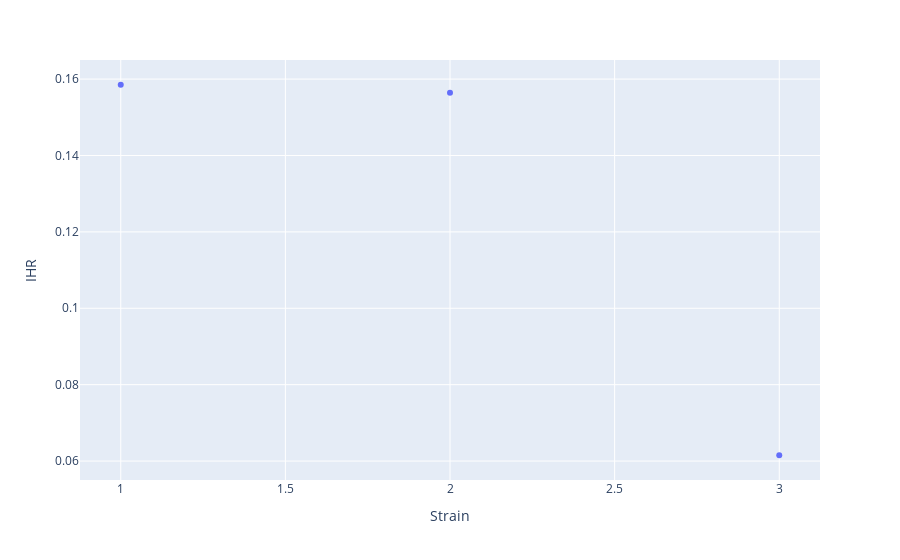

Here is the notebook cell this chart was saved with:
### Markdown cell above
Now let's look at the results. Of most interest is the number of folks hospitalized with each strain versus the total number of infections for each strain.

### Code cell
res_sum_3strain = pd.DataFrame({
    'Strain': [1,2,3],
    'Infect':[np.sum((SIR_3Strain_hosp.cur_state['Strain1']=="R")*SIR_3Strain_hosp.cur_state['N']),
            np.sum((SIR_3Strain_hosp.cur_state['Strain2']=="R")*SIR_3Strain_hosp.cur_state['N']),
            np.sum((SIR_3Strain_hosp.cur_state['Strain3']=="R")*SIR_3Strain_hosp.cur_state['N'])],
    'Hosp':[np.sum((SIR_3Strain_hosp.cur_state['Hosp1']=="H")*SIR_3Strain_hosp.cur_state['N']),
            np.sum((SIR_3Strain_hosp.cur_state['Hosp2']=="H")*SIR_3Strain_hosp.cur_state['N']),
            np.sum((SIR_3Strain_hosp.cur_state['Hosp3']=="H")*SIR_3Strain_hosp.cur_state['N'])]
})

res_sum_3strain['IHR'] = res_sum_3strain['Hosp']/res_sum_3strain['Infect']


print(res_sum_3strain)

br_grph = px.scatter(res_sum_3strain, x="Strain", y="IHR")
br_grph.show()

### Figure 1 — Plotly figure (JSON) as saved in the notebook; plotly's stock layout.template omitted (floating-point values rounded to 4 significant figures)
{"data": [{"hovertemplate": "Strain=%{x}<br>IHR=%{y}<extra></extra>", "legendgroup": "", "marker": {"color": "#636efa", "symbol": "circle"}, "mode": "markers", "name": "", "orientation": "v", "showlegend": false, "type": "scatter", "x": [1, 2, 3], "xaxis": "x", "y": [0.1585, 0.1564, 0.06152], "yaxis": "y"}], "layout": {"legend": {"tracegroupgap": 0}, "margin": {"t": 60}, "xaxis": {"anchor": "y", "domain": [0, 1], "title": {"text": "Strain"}}, "yaxis": {"anchor": "x", "domain": [0, 1], "title": {"text": "IHR"}}}}
